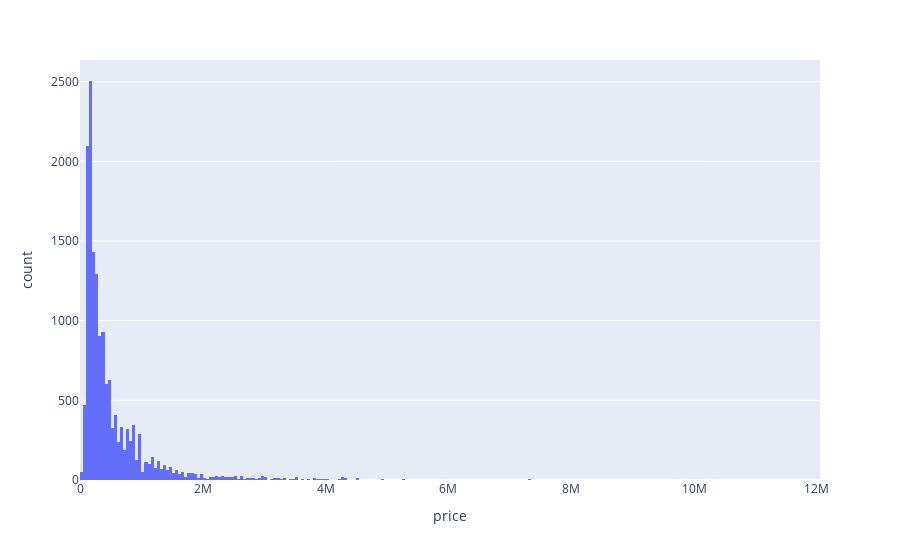

Notebook cell for this chart:
### Code cell
# Distribución de los precios para encontrar outliers
fig = px.histogram(data_frame=df_, x='price')
fig.show()

### Figure 1 — Plotly figure (JSON) as saved in the notebook; plotly's stock layout.template omitted (floating-point values rounded to 4 significant figures; data arrays with more than 128 entries replaced by an {"elided": "..."} marker saying what was removed)
{"data": [{"alignmentgroup": "True", "bingroup": "x", "hovertemplate": "price=%{x}<br>count=%{y}<extra></extra>", "legendgroup": "", "marker": {"color": "#636efa", "pattern": {"shape": ""}}, "name": "", "offsetgroup": "", "orientation": "v", "showlegend": false, "type": "histogram", "x": {"elided": "15846 int values"}, "xaxis": "x", "yaxis": "y"}], "layout": {"barmode": "relative", "legend": {"tracegroupgap": 0}, "margin": {"t": 60}, "xaxis": {"anchor": "y", "domain": [0, 1], "title": {"text": "price"}}, "yaxis": {"anchor": "x", "domain": [0, 1], "title": {"text": "count"}}}}
